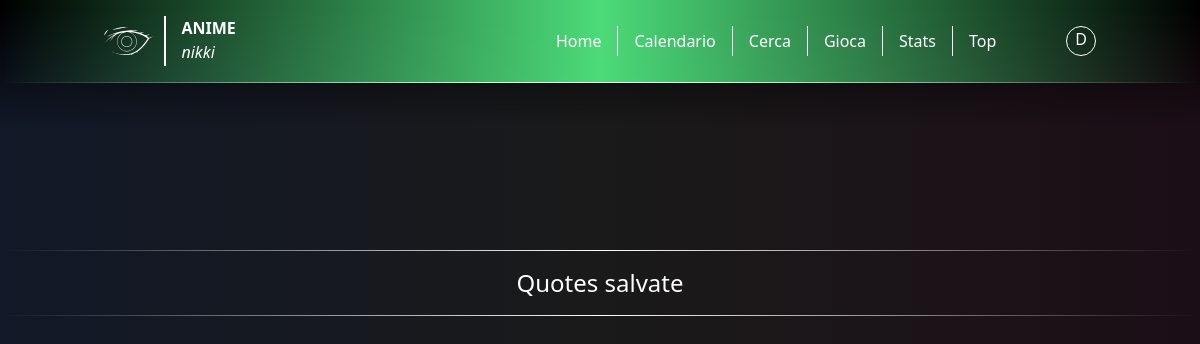
Before: /favquotes (signed in) with the older database file.
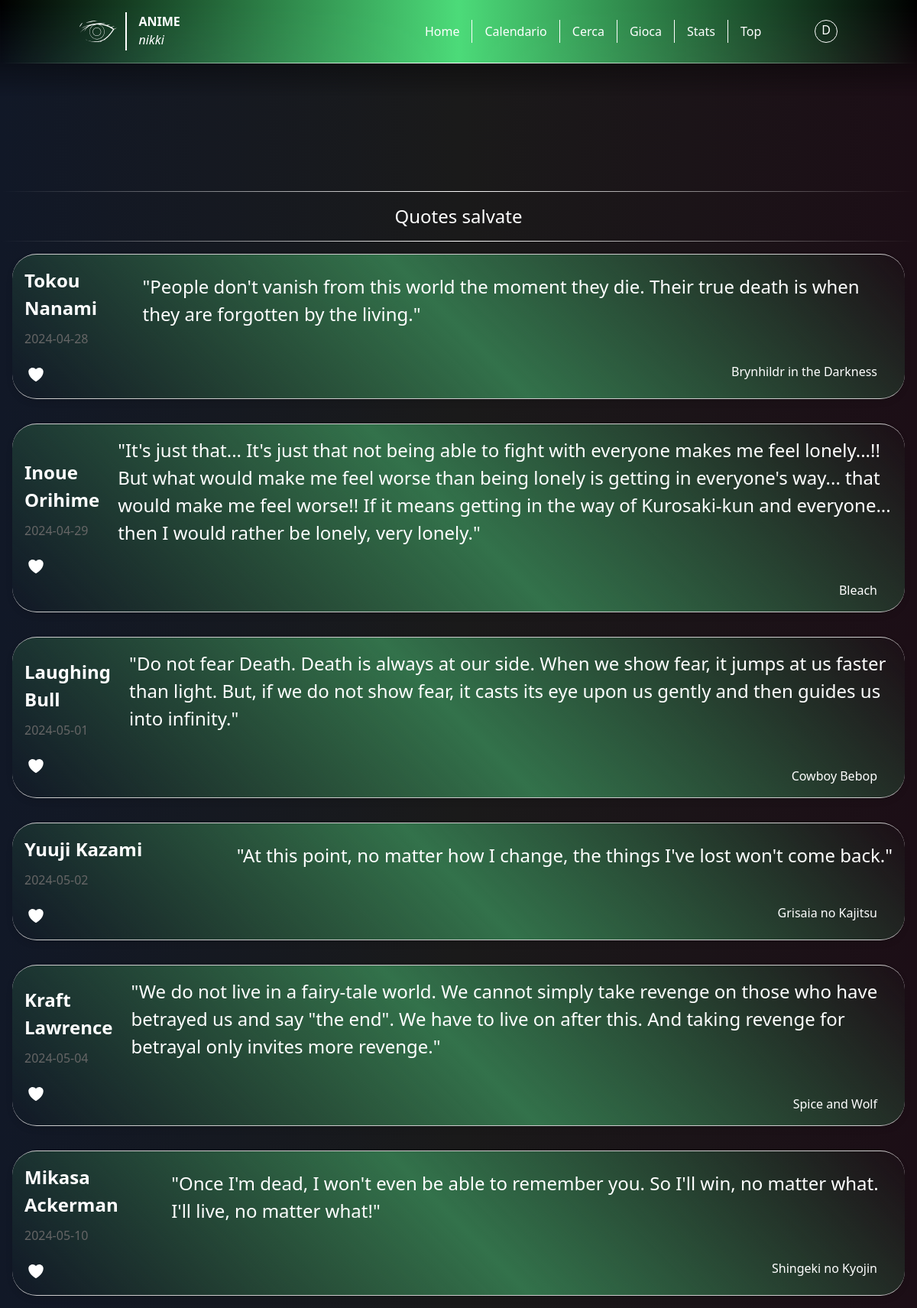
After: the same page with the newer database file.
### tables this page shows
CREATE TABLE user_quotes (
    user_id INTEGER,
    quote_id INTEGER,
    PRIMARY KEY (user_id, quote_id),
    FOREIGN KEY (user_id) REFERENCES users(id),
    FOREIGN KEY (quote_id) REFERENCES quotes(quote_id)
);

CREATE TABLE quotes (
    quote_id INTEGER PRIMARY KEY AUTOINCREMENT,
    user_id INTEGER,
    anime TEXT,
    character VARCHAR(32),
    quote TEXT,
    date DATE DEFAULT CURRENT_DATE,
    FOREIGN KEY (user_id) REFERENCES users(user_id)
);

### app.py (the view)
@app.route('/favquotes')
def favquotes():
    conn = sq.connect('anime.sqlite3')
    cur = conn.cursor()
    cur.execute('''
                SELECT * FROM quotes
                    JOIN user_quotes ON quotes.quote_id = user_quotes.quote_id
                WHERE
                    user_quotes.user_id = ?
                ''', (session.get('username'),))
    data = cur.fetchall()
    conn.close()
    data = [list(row) for row in data]
    formatted_data = [{'id': row[0], 'anime': row[2], 'character': row[3], 'quote': row[4], 'date': row[5]} for row in data]
    return render_template('favquotes.html', data=formatted_data, username=session.get('username', None))

### templates/favquotes.html (shortened to what this page needs)
<!DOCTYPE html>
<html lang="en">
<head>
    <script src="https://cdn.tailwindcss.com"></script>
    <link rel="stylesheet" href="../static/css/home.css">
</head>
<body>
    {% include 'headerq.html' %}
    <main>
        <div class="home-spacing"></div>
        <div class="anime-fullcontainer">
            <div class="separator"></div>
            <h1 class="flex justify-center py-4 title text-2xl">Quotes salvate</h1>
            <div class="separator"></div>
            {% for item in data %}
                <div class="card">
                    <div class="basic-info">
                        <div class="title-date">
                            <div class="anime-title">
                                <h1 id="character-source">{{item.character}}</h1>
                            </div>
                        </div>
                        <div class="anime-description">
                            <p id="date"> {{item.date}}</p>
                        </div>
                        <div class="favourites">
                            <button class="favourite-btn" onclick="switchIcon(this)" id="{{item.id}}" data-user="{{username}}">
                            </button>
                        </div>
                    </div>
                    <div class="genres">
                        <div class="anime-info info-genres">
                            <h3 id="anime-quote">"{{ item.quote }}"</h3>
                        </div>
                        <h2 class="text-right px-5"><a href="{{url_for('get_item_by_name', name=item.anime, is_anime=true)}}">{{item.anime}}</a></h2>
                    </div>
                </div>
            {% endfor %}
        </div>
    </main>
</body>
</html>

### templates/headerq.html (shortened to what this page needs)
<nav class="quote-nav">
    <div class="container mx-auto px-4">
        <div class="flex items-center justify-between py-4">
            <div class="logo">
                <div id="svg-container"></div>
                <div class="headerDivider"></div>
                <div class="logo-name">
                    <h1 class="ali anime text-white-600">ANIME</h1>
                    <h1 class="ali nikki">nikki</h1>
                </div>
            </div>
            <ul class="flex-container space-x-4">
                <li><a href="{{url_for('home')}}" class="text-white hover:text-gray-200">Home</a></li>
                <li><a href="{{url_for('calendar')}}" class="text-white hover:text-gray-200">Calendario</a></li>
                <li><a href="{{url_for('search')}}" class="text-white hover:text-gray-200">Cerca</a></li>
                <li><a href="{{url_for('newgame')}}" class="text-white hover:text-gray-200">Gioca</a></li>
                <li><a href="{{url_for('stats')}}" class="text-white hover:text-gray-200">Stats</a></li>
                <li>
                    <div class="sidebar">
                        <a href="" class="text-white hover:text-gray-200">Top</a>
                    </div>
                </li>
                <li>
                    <div class="user-sidebar">
                        <div class="username-circle">{{ username[0] }}</div>
                    </div>
                </li>
            </ul>
        </div>
    </div>
    <div class="separator"></div>
</nav>
<div class="nav-shadow pointer-events-none"></div>

### static/css/home.css (style rules this page uses)
body { background: linear-gradient(90deg, #111827, #1a1a1a, #1c0e16) no-repeat; background-attachment: fixed; background-size: cover; color: #ffffff; }
.headerDivider { border-left: 0.5px solid; border-right: 0.5px solid; height: 50px; }
svg { width: 100%; height: 100%; animation: fadeIn 1s; }
#svg-container { width: 50px; height: 50px; }
.logo { width: 100%; height: 100%; display: flex; gap: 10px; color: #ffffff; }
.anime { animation: fadeIn-translate 1s; font-weight: bolder; transform: translateX(10%); }
.nikki { animation: fadeIn-translate 1.5s; transform: translateX(10%); font-style: italic; }
.logo-name { vertical-align: middle; }
nav { background: linear-gradient(90deg, #111827, transparent, transparent, transparent, transparent, #111827) no-repeat; width: 100%; position: fixed; box-shadow: #111827; z-index: 20; }
.separator { background: linear-gradient(90deg, transparent, white, transparent); height: 1px; padding: 0 10px; }
.flex-container { display: flex; list-style: none; padding: 0; align-items: center; }
.card { border: 1px solid #ccc; background: linear-gradient(45deg, transparent, #181D3C, transparent); border-radius: 32px; border-left: 0px; border-right: 0px; padding: 16px; margin-bottom: 16px; box-shadow: 0 4px 8px rgba(0, 0, 0, 0.1); transition: box-shadow 0.3s ease; display: flex; justify-content: left; align-items: center; }
.card h3, .card2 h3 { font-size: 1.5rem; margin-bottom: 8px; }
.card p, .card2 p { font-size: 1rem; color: #666; }
.title-date { display: flex; justify-content: space-between; align-items: center; }
.anime-fullcontainer { display: flex; flex-direction: column; width: 100%; left: 0px; }
.nav-shadow { z-index: 15; position: fixed; width: 100%; height: 250px; background: linear-gradient(#000000, transparent, transparent); }
.home-spacing { z-index: 0; position: relative; width: 100%; height: 250px; background: transparent; }
.title { width: 100%; text-align: center; animation: fadeIn-translate2 1s; }
.quote-nav { background: linear-gradient(90deg, transparent, #4cdb79, transparent); }
.favourites { width: 30px; height: 30px; }

Changed rows visible on the page:
added user_quotes: character "Tokou Nanami", date "2024-04-28", quote "People don't vanish from this world the moment they die. Their true death is when they are forgotten by the living.", anime "Brynhildr in the Darkness"
added user_quotes: character "Inoue Orihime", date "2024-04-29", quote "It's just that... It's just that not being able to fight with everyone makes me feel lonely...!! But what would make me feel worse than being lonely is getting in everyone's way... that would make me feel worse!! If it means getting in the way of Kurosaki-kun and everyone... then I would rather be lonely, very lonely.", anime "Bleach"
added user_quotes: character "Laughing Bull", date "2024-05-01", quote "Do not fear Death. Death is always at our side. When we show fear, it jumps at us faster than light. But, if we do not show fear, it casts its eye upon us gently and then guides us into infinity.", anime "Cowboy Bebop"
added user_quotes: character "Yuuji Kazami", date "2024-05-02", quote "At this point, no matter how I change, the things I've lost won't come back.", anime "Grisaia no Kajitsu"
added user_quotes: character "Kraft Lawrence", date "2024-05-04", quote "We do not live in a fairy-tale world. We cannot simply take revenge on those who have betrayed us and say \"the end\". We have to live on after this. And taking revenge for betrayal only invites more revenge.", anime "Spice and Wolf"
added user_quotes: character "Mikasa Ackerman", date "2024-05-10", quote "Once I'm dead, I won't even be able to remember you. So I'll win, no matter what. I'll live, no matter what!", anime "Shingeki no Kyojin"
